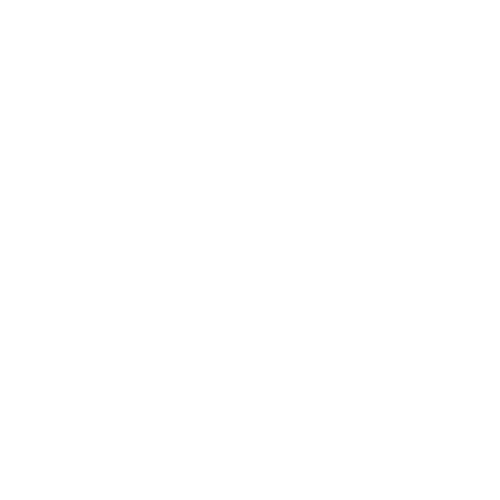
Frame 1 (no input)
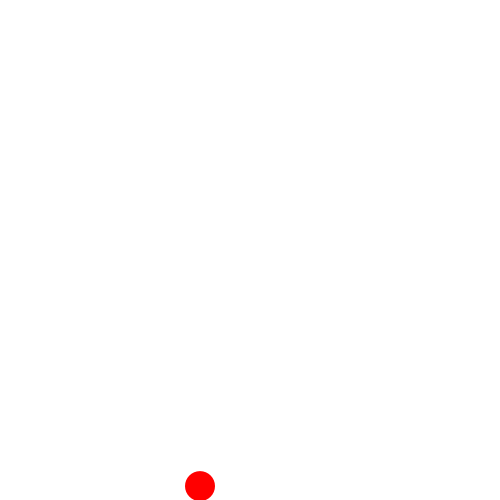
Frame 60 (the mouse pressed at the canvas centre just before this capture)
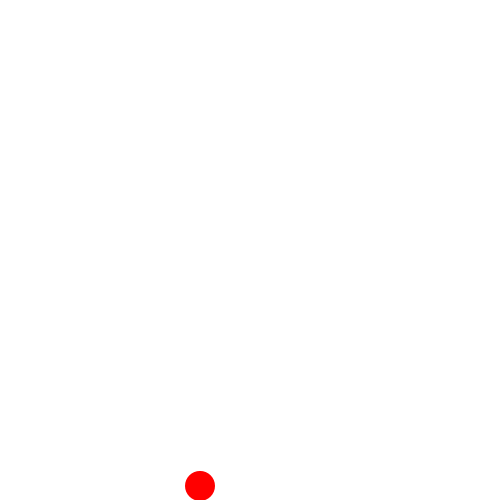
Frame 120 (the mouse held since frame 60 and released just before this capture)

The Processing sketch that drew these frames (run headless with seeded random() and noise(); from frame 60 on, the mouse is pressed at the canvas centre):

// Processing sketch: processing_161853
// ── processing_161853.pde

float xPos ;
float yPos ;
float xSpeed ;
float ySpeed ;
float gravity = 1;
float ballSize = 30;

void setup() {
  size(500, 500);
  noStroke();
  xPos = width/2;
  yPos = height/2;
  frameRate(24);

  xPos = 200;
  yPos = 200;
}

void draw() {
  background(255);
  smooth();
  ellipse(xPos, yPos, ballSize, ballSize);
  fill(255, 0, 0);

  if (yPos > height - ballSize/2) {
    yPos = height - ballSize/2;
    ySpeed = ySpeed*- 0.35 ;
    gravity = 0.5;
  }

  yPos += ySpeed;

  ySpeed += gravity;

  if (mousePressed) {
    if ((mouseX > (xPos - 20) && mouseX < (xPos + 20)) &&
        (mouseY > (yPos - 20) && mouseY < (yPos + 20))) {
      xSpeed = mouseX - pmouseX;
      ySpeed = mouseY - pmouseY;
    }
  }
    xPos = xPos + xSpeed;
    yPos = yPos + ySpeed;
     if (xPos > width - 20 || xPos <= 20) {
    xSpeed = -xSpeed;
  }
  if (yPos > height - 20 || yPos <= 20) {
     ySpeed += gravity;
  }
    xSpeed *=  1;
    ySpeed *=  1;
}
